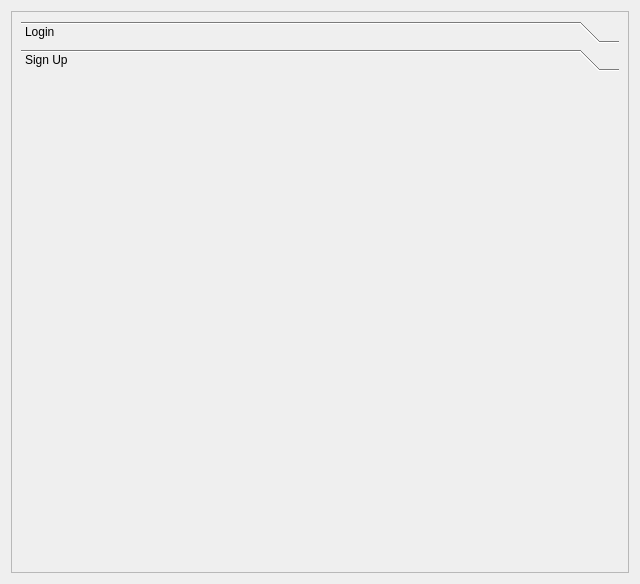
<?xml version="1.0" encoding="UTF-8"?>
<ui version="4.0">
 <class>AuthScreen</class>
 <widget class="QDialog" name="AuthScreen">
  <property name="geometry">
   <rect>
    <x>0</x>
    <y>0</y>
    <width>640</width>
    <height>584</height>
   </rect>
  </property>
  <property name="windowTitle">
   <string>Dialog</string>
  </property>
  <layout class="QGridLayout" name="gridLayout">
   <item row="0" column="0">
    <widget class="QScrollArea" name="scrollArea">
     <property name="widgetResizable">
      <bool>true</bool>
     </property>
     <widget class="QWidget" name="scrollAreaWidgetContents">
      <property name="geometry">
       <rect>
        <x>0</x>
        <y>0</y>
        <width>620</width>
        <height>564</height>
       </rect>
      </property>
      <layout class="QGridLayout" name="gridLayout_2">
       <item row="1" column="0">
        <widget class="QToolBox" name="toolBox">
         <property name="currentIndex">
          <number>1</number>
         </property>
         <widget class="QWidget" name="login">
          <property name="geometry">
           <rect>
            <x>0</x>
            <y>0</y>
            <width>602</width>
            <height>480</height>
           </rect>
          </property>
          <attribute name="label">
           <string>Login</string>
          </attribute>
          <layout class="QGridLayout" name="layout_login"/>
         </widget>
         <widget class="QWidget" name="signup">
          <property name="geometry">
           <rect>
            <x>0</x>
            <y>0</y>
            <width>602</width>
            <height>480</height>
           </rect>
          </property>
          <attribute name="label">
           <string>Sign Up</string>
          </attribute>
          <layout class="QGridLayout" name="layout_signup"/>
         </widget>
        </widget>
       </item>
      </layout>
     </widget>
    </widget>
   </item>
  </layout>
 </widget>
 <resources/>
 <connections/>
</ui>
